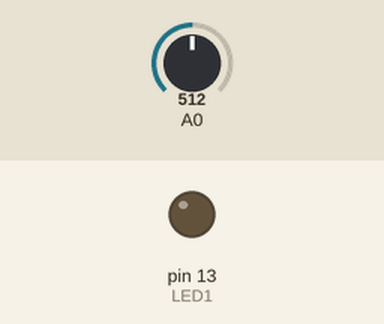
This sketch was run on a simulated Arduino Uno, built with avr-gcc and run on an emulated ATmega328P. Parts: output pins drawn as LEDs (lit = HIGH). Inputs (shaded band) come from the test bench; at power-on: A0 = 512. What the sketch prints to the serial monitor is not drawn.

Above: at 0.01 s.
At 1.2 s:
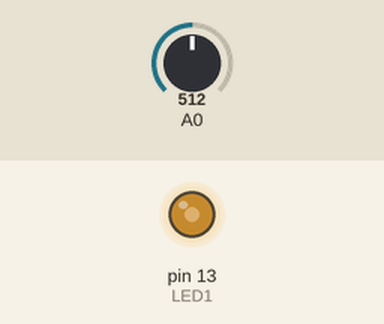
1.3 s: A0 set to 716
3.0 s: A0 set to 900
Timing chart, 0 to 6.0 s (numbered marks = the images above; inputs shaded):
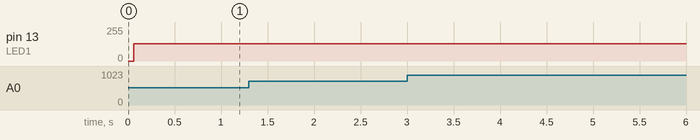

The sketch:

olimex-shield-data-collector.ino
```cpp
// (licence header left out)
/************************************************************
Package structure (6Byte package)
uint8_t	sync0;		  // = 0xa5
uint8_t	sync1;		  // = 0x5a
uint8_t	count;		  // packet counter. Increases by 1 each packet.
uint16_t	data[2];	// 10-bit sample (= 0 - 1023) in big endian (Motorola) format.
uint8_t	switches;	  // State of PD5 to PD2, in bits 3 to 0.
***********************************************************/

#include <compat/deprecated.h>
#include <FlexiTimer2.h>                  //http://www.arduino.cc/playground/Main/FlexiTimer2

// All definitions
#define NUMCHANNELS 1                     // 6 Channels are possible, only one is used
#define HEADERLEN 3
#define PACKETLEN (NUMCHANNELS * 2 + HEADERLEN + 1)
#define SAMPFREQ 256                      // ADC sampling rate 256
#define TIMER2VAL (1024/(SAMPFREQ))       // Set 256Hz sampling frequency
#define LED1  13

// Global constants and variables
volatile unsigned char TXBuf[PACKETLEN];  //The transmission packet
volatile unsigned char TXIndex;           //Next byte to write in the transmission packet.
volatile unsigned char counter = 0;	      //Additional divider used to generate CAL_SIG
volatile unsigned int ADC_Value = 0;	    //ADC current value

//~~~~~~~~~~
// Functions
//~~~~~~~~~~

/****************************************************/
/*  Function name: Toggle_LED1                      */
/*  Parameters                                      */
/*    Input   :  No	                            */
/*    Output  :  No                                 */
/*    Action: Switches-over LED1.                   */
/****************************************************/
void Toggle_LED1(void){

 if((digitalRead(LED1))==HIGH){ digitalWrite(LED1,LOW); }
 else{ digitalWrite(LED1,HIGH); }

}


/****************************************************/
/*  Function name: setup Buffer & FlexiTimer2       */
/*  Parameters                                      */
/*    Input   :  No	                                */
/*    Output  :  No                                 */
/*    Action: Initializes all peripherals           */
/****************************************************/
void setup() {

 noInterrupts();  // Disable all interrupts before initialization

 // LED1
 pinMode(LED1, OUTPUT);  //Setup LED1 direction
 digitalWrite(LED1,LOW); //Setup LED1 state

 //Write packet header and footer
 TXBuf[0] = 0xa5;    //Sync 0
 TXBuf[1] = 0x5a;    //Sync 1
 TXBuf[2] = 0;       //Packet counter
 TXBuf[3] = 0x02;    //CH1 High Byte
 TXBuf[4] = 0x00;    //CH1 Low Byte
 TXBuf[5] =  0x01;	// Switches state

 // Timer2
 // Timer2 is used to setup the analag channels sampling frequency and packet update.
 // Whenever interrupt occures, the current read packet is sent to the PC
 FlexiTimer2::set(TIMER2VAL, Timer2_Overflow_ISR);
 FlexiTimer2::start();

 // Serial Port
 //Set baudrate to 57600 bps
 Serial.begin(57600);

 interrupts();  // Enable all interrupts after initialization has been completed
}

/****************************************************/
/*  Function name: Timer2_Overflow_ISR              */
/*  Parameters                                      */
/*    Input   :  No	                            */
/*    Output  :  No                                 */
/*    Action: Determines ADC sampling frequency.    */
/****************************************************/
void Timer2_Overflow_ISR()
{
  // Toggle LED1 with ADC sampling frequency /2
  Toggle_LED1();

  //Read the Channel 1 ADC inputs and store values in packet (Analog Pin: A0)
  ADC_Value = analogRead(0);
  TXBuf[3] = ((unsigned char)((ADC_Value & 0xFF00) >> 8));	// Write High Byte
  TXBuf[4] = ((unsigned char)(ADC_Value & 0x00FF));	// Write Low Byte

  // Send Packet
  for(TXIndex=0;TXIndex<6;TXIndex++){
    Serial.write(TXBuf[TXIndex]);
  }

  // Increment the packet counter
  TXBuf[3]++;
}


/****************************************************/
/*  Function name: loop                             */
/*  Parameters                                      */
/*    Input   :  No	                            */
/*    Output  :  No                                 */
/*    Action: Puts MCU into sleep mode.             */
/****************************************************/
void loop() {

 __asm__ __volatile__ ("sleep");

}
```

Measured:
- after the input at 1.3 s, every drawn part: stays the same
- after the input at 3.0 s, every drawn part: stays the same
